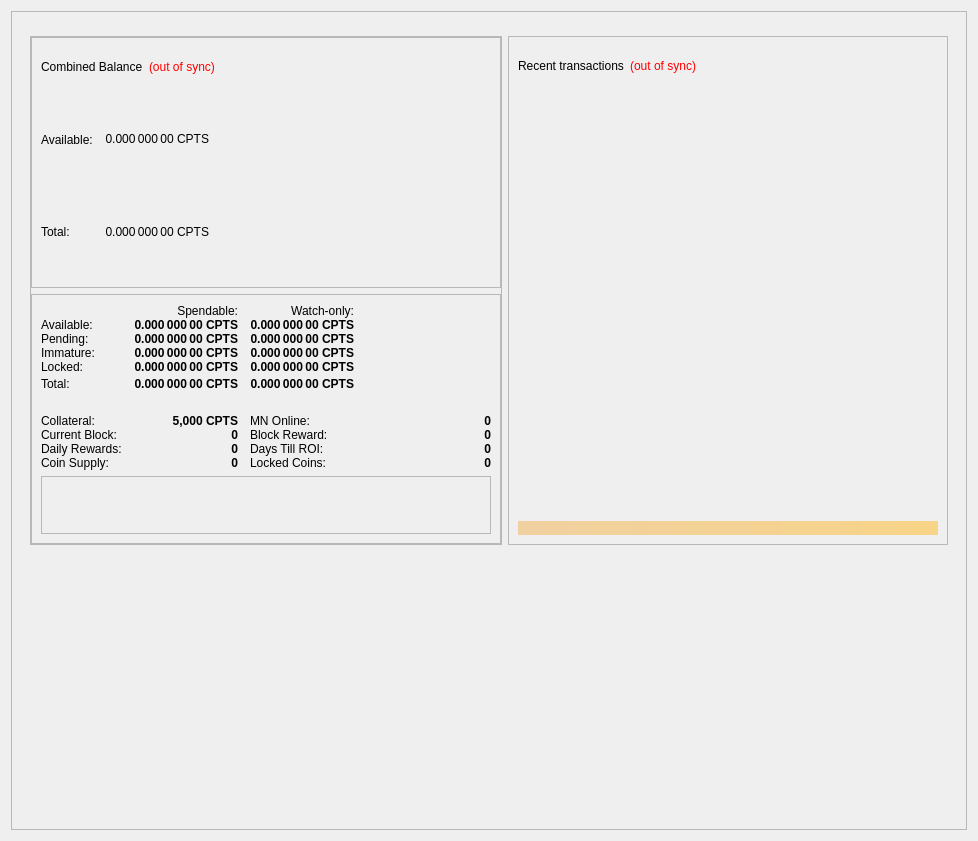
<?xml version="1.0" encoding="UTF-8"?>
<ui version="4.0">
 <class>OverviewPage</class>
 <widget class="QWidget" name="OverviewPage">
  <property name="geometry">
   <rect>
    <x>0</x>
    <y>0</y>
    <width>978</width>
    <height>841</height>
   </rect>
  </property>
  <property name="minimumSize">
   <size>
    <width>960</width>
    <height>682</height>
   </size>
  </property>
  <property name="windowTitle">
   <string>Form</string>
  </property>
  <layout class="QGridLayout" name="gridLayout_4">
   <item row="0" column="0">
    <widget class="QFrame" name="frame_BG">
     <property name="minimumSize">
      <size>
       <width>850</width>
       <height>610</height>
      </size>
     </property>
     <property name="maximumSize">
      <size>
       <width>16777215</width>
       <height>16777215</height>
      </size>
     </property>
     <property name="frameShape">
      <enum>QFrame::StyledPanel</enum>
     </property>
     <property name="frameShadow">
      <enum>QFrame::Raised</enum>
     </property>
     <layout class="QGridLayout" name="gridLayout_8">
      <item row="0" column="0">
       <widget class="QFrame" name="frame_Header">
        <layout class="QVBoxLayout" name="verticalLayout_Header">
         <property name="leftMargin">
          <number>0</number>
         </property>
         <property name="topMargin">
          <number>0</number>
         </property>
         <property name="rightMargin">
          <number>0</number>
         </property>
         <property name="bottomMargin">
          <number>0</number>
         </property>
        </layout>
       </widget>
      </item>
      <item row="1" column="0">
       <widget class="QFrame" name="frame_Content">
        <layout class="QGridLayout" name="gridLayout_2">
         <item row="0" column="0">
          <layout class="QVBoxLayout" name="verticalLayout_left" stretch="0">
           <item>
            <widget class="QFrame" name="frameObfuscation">
             <property name="minimumSize">
              <size>
               <width>0</width>
               <height>0</height>
              </size>
             </property>
             <property name="frameShape">
              <enum>QFrame::StyledPanel</enum>
             </property>
             <property name="frameShadow">
              <enum>QFrame::Raised</enum>
             </property>
             <layout class="QVBoxLayout" name="verticalLayout" stretch="0,0">
              <property name="leftMargin">
               <number>0</number>
              </property>
              <property name="topMargin">
               <number>0</number>
              </property>
              <property name="rightMargin">
               <number>0</number>
              </property>
              <property name="bottomMargin">
               <number>0</number>
              </property>
              <item>
               <widget class="QFrame" name="frame_CombinedBalances">
                <property name="minimumSize">
                 <size>
                  <width>470</width>
                  <height>0</height>
                 </size>
                </property>
                <property name="frameShape">
                 <enum>QFrame::StyledPanel</enum>
                </property>
                <property name="frameShadow">
                 <enum>QFrame::Raised</enum>
                </property>
                <layout class="QVBoxLayout" name="verticalLayout_5">
                 <property name="spacing">
                  <number>6</number>
                 </property>
                 <property name="sizeConstraint">
                  <enum>QLayout::SetNoConstraint</enum>
                 </property>
                 <item>
                  <layout class="QHBoxLayout" name="horizontalLayout_5" stretch="0,0,0">
                   <item>
                    <widget class="QLabel" name="label_5z">
                     <property name="minimumSize">
                      <size>
                       <width>0</width>
                       <height>20</height>
                      </size>
                     </property>
                     <property name="maximumSize">
                      <size>
                       <width>16777215</width>
                       <height>40</height>
                      </size>
                     </property>
                     <property name="font">
                      <font>
                       <weight>50</weight>
                       <bold>false</bold>
                      </font>
                     </property>
                     <property name="toolTip">
                      <string>Combined Balance (including unconfirmed and immature coins)</string>
                     </property>
                     <property name="text">
                      <string>Combined Balance</string>
                     </property>
                    </widget>
                   </item>
                   <item>
                    <widget class="QLabel" name="labelWalletStatus">
                     <property name="maximumSize">
                      <size>
                       <width>16777215</width>
                       <height>40</height>
                      </size>
                     </property>
                     <property name="cursor">
                      <cursorShape>WhatsThisCursor</cursorShape>
                     </property>
                     <property name="toolTip">
                      <string>The displayed information may be out of date. Your wallet automatically synchronizes with the CPTS network after a connection is established, but this process has not completed yet.</string>
                     </property>
                     <property name="styleSheet">
                      <string notr="true">QLabel { color: red; }</string>
                     </property>
                     <property name="text">
                      <string notr="true">(out of sync)</string>
                     </property>
                     <property name="alignment">
                      <set>Qt::AlignLeading|Qt::AlignLeft|Qt::AlignVCenter</set>
                     </property>
                    </widget>
                   </item>
                   <item>
                    <spacer name="horizontalSpacer_1">
                     <property name="orientation">
                      <enum>Qt::Horizontal</enum>
                     </property>
                     <property name="sizeHint" stdset="0">
                      <size>
                       <width>40</width>
                       <height>20</height>
                      </size>
                     </property>
                    </spacer>
                   </item>
                  </layout>
                 </item>
                 <item>
                  <layout class="QGridLayout" name="gridLayout_3">
                   <property name="horizontalSpacing">
                    <number>12</number>
                   </property>
                   <property name="verticalSpacing">
                    <number>0</number>
                   </property>
                   <item row="1" column="0">
                    <widget class="QLabel" name="labelBalanceTextz">
                     <property name="text">
                      <string>Available:</string>
                     </property>
                    </widget>
                   </item>
                   <item row="1" column="1">
                    <widget class="QLabel" name="labelBalancez">
                     <property name="font">
                      <font>
                       <weight>50</weight>
                       <bold>false</bold>
                      </font>
                     </property>
                     <property name="cursor">
                      <cursorShape>IBeamCursor</cursorShape>
                     </property>
                     <property name="toolTip">
                      <string>Your current spendable balance</string>
                     </property>
                     <property name="text">
                      <string notr="true">0.000 000 00 CPTS</string>
                     </property>
                     <property name="alignment">
                      <set>Qt::AlignRight|Qt::AlignTrailing|Qt::AlignVCenter</set>
                     </property>
                     <property name="textInteractionFlags">
                      <set>Qt::LinksAccessibleByMouse|Qt::TextSelectableByKeyboard|Qt::TextSelectableByMouse</set>
                     </property>
                    </widget>
                   </item>
                   <item row="2" column="0">
                    <widget class="QLabel" name="labelTotalTextz">
                     <property name="text">
                      <string>Total:</string>
                     </property>
                    </widget>
                   </item>
                   <item row="2" column="1">
                    <widget class="QLabel" name="labelTotalz">
                     <property name="font">
                      <font>
                       <weight>50</weight>
                       <bold>false</bold>
                      </font>
                     </property>
                     <property name="cursor">
                      <cursorShape>IBeamCursor</cursorShape>
                     </property>
                     <property name="toolTip">
                      <string>Total Balance, including all unavailable coins.</string>
                     </property>
                     <property name="text">
                      <string notr="true">0.000 000 00 CPTS</string>
                     </property>
                     <property name="alignment">
                      <set>Qt::AlignRight|Qt::AlignTrailing|Qt::AlignVCenter</set>
                     </property>
                     <property name="textInteractionFlags">
                      <set>Qt::LinksAccessibleByMouse|Qt::TextSelectableByKeyboard|Qt::TextSelectableByMouse</set>
                     </property>
                    </widget>
                   </item>
                   <item row="2" column="3">
                    <spacer name="horizontalSpacer_2">
                     <property name="orientation">
                      <enum>Qt::Horizontal</enum>
                     </property>
                     <property name="sizeHint" stdset="0">
                      <size>
                       <width>40</width>
                       <height>0</height>
                      </size>
                     </property>
                    </spacer>
                   </item>
                  </layout>
                 </item>
                </layout>
               </widget>
              </item>
              <item>
               <widget class="QFrame" name="frame_Balances">
                <property name="frameShape">
                 <enum>QFrame::StyledPanel</enum>
                </property>
                <property name="frameShadow">
                 <enum>QFrame::Raised</enum>
                </property>
                <layout class="QVBoxLayout" name="verticalLayout_4">
                 <item>
                  <layout class="QGridLayout" name="gridLayout">
                   <property name="horizontalSpacing">
                    <number>12</number>
                   </property>
                   <property name="verticalSpacing">
                    <number>0</number>
                   </property>
                   <item row="5" column="3">
                    <spacer name="horizontalSpacer_9">
                     <property name="orientation">
                      <enum>Qt::Horizontal</enum>
                     </property>
                     <property name="sizeHint" stdset="0">
                      <size>
                       <width>40</width>
                       <height>20</height>
                      </size>
                     </property>
                    </spacer>
                   </item>
                   <item row="5" column="1">
                    <widget class="QLabel" name="labelTotal">
                     <property name="font">
                      <font>
                       <weight>75</weight>
                       <bold>true</bold>
                      </font>
                     </property>
                     <property name="cursor">
                      <cursorShape>IBeamCursor</cursorShape>
                     </property>
                     <property name="toolTip">
                      <string>Your current CPTS balance, unconfirmed and immature transactions included</string>
                     </property>
                     <property name="text">
                      <string notr="true">0.000 000 00 CPTS</string>
                     </property>
                     <property name="alignment">
                      <set>Qt::AlignRight|Qt::AlignTrailing|Qt::AlignVCenter</set>
                     </property>
                     <property name="textInteractionFlags">
                      <set>Qt::LinksAccessibleByMouse|Qt::TextSelectableByKeyboard|Qt::TextSelectableByMouse</set>
                     </property>
                    </widget>
                   </item>
                   <item row="0" column="1">
                    <widget class="QLabel" name="labelSpendable">
                     <property name="text">
                      <string>Spendable:</string>
                     </property>
                     <property name="alignment">
                      <set>Qt::AlignRight|Qt::AlignTrailing|Qt::AlignVCenter</set>
                     </property>
                    </widget>
                   </item>
                   <item row="5" column="2">
                    <widget class="QLabel" name="labelWatchTotal">
                     <property name="font">
                      <font>
                       <weight>75</weight>
                       <bold>true</bold>
                      </font>
                     </property>
                     <property name="cursor">
                      <cursorShape>IBeamCursor</cursorShape>
                     </property>
                     <property name="toolTip">
                      <string>Current total balance in watch-only addresses</string>
                     </property>
                     <property name="text">
                      <string notr="true">0.000 000 00 CPTS</string>
                     </property>
                     <property name="alignment">
                      <set>Qt::AlignRight|Qt::AlignTrailing|Qt::AlignVCenter</set>
                     </property>
                     <property name="textInteractionFlags">
                      <set>Qt::LinksAccessibleByMouse|Qt::TextSelectableByKeyboard|Qt::TextSelectableByMouse</set>
                     </property>
                    </widget>
                   </item>
                   <item row="3" column="0">
                    <widget class="QLabel" name="labelImmatureText">
                     <property name="text">
                      <string>Immature:</string>
                     </property>
                    </widget>
                   </item>
                   <item row="1" column="0">
                    <widget class="QLabel" name="labelBalanceText">
                     <property name="text">
                      <string>Available:</string>
                     </property>
                    </widget>
                   </item>
                   <item row="5" column="0">
                    <widget class="QLabel" name="labelTotalText">
                     <property name="toolTip">
                      <string>Your current CPTS balance, unconfirmed and immature transactions included</string>
                     </property>
                     <property name="text">
                      <string>Total:</string>
                     </property>
                    </widget>
                   </item>
                   <item row="4" column="0">
                    <widget class="QLabel" name="labelLockedBalanceText">
                     <property name="toolTip">
                      <string>Locked CPTS or Masternode collaterals. These are excluded from zCPTS minting.</string>
                     </property>
                     <property name="text">
                      <string>Locked:</string>
                     </property>
                    </widget>
                   </item>
                   <item row="1" column="2">
                    <widget class="QLabel" name="labelWatchAvailable">
                     <property name="font">
                      <font>
                       <weight>75</weight>
                       <bold>true</bold>
                      </font>
                     </property>
                     <property name="cursor">
                      <cursorShape>IBeamCursor</cursorShape>
                     </property>
                     <property name="toolTip">
                      <string>Your current balance in watch-only addresses</string>
                     </property>
                     <property name="text">
                      <string notr="true">0.000 000 00 CPTS</string>
                     </property>
                     <property name="alignment">
                      <set>Qt::AlignRight|Qt::AlignTrailing|Qt::AlignVCenter</set>
                     </property>
                     <property name="textInteractionFlags">
                      <set>Qt::LinksAccessibleByMouse|Qt::TextSelectableByKeyboard|Qt::TextSelectableByMouse</set>
                     </property>
                    </widget>
                   </item>
                   <item row="3" column="2">
                    <widget class="QLabel" name="labelWatchImmature">
                     <property name="font">
                      <font>
                       <weight>75</weight>
                       <bold>true</bold>
                      </font>
                     </property>
                     <property name="cursor">
                      <cursorShape>IBeamCursor</cursorShape>
                     </property>
                     <property name="toolTip">
                      <string>Staked or masternode rewards in watch-only addresses that has not yet matured</string>
                     </property>
                     <property name="text">
                      <string notr="true">0.000 000 00 CPTS</string>
                     </property>
                     <property name="alignment">
                      <set>Qt::AlignRight|Qt::AlignTrailing|Qt::AlignVCenter</set>
                     </property>
                     <property name="textInteractionFlags">
                      <set>Qt::LinksAccessibleByMouse|Qt::TextSelectableByKeyboard|Qt::TextSelectableByMouse</set>
                     </property>
                    </widget>
                   </item>
                   <item row="4" column="1">
                    <widget class="QLabel" name="labelLockedBalance">
                     <property name="font">
                      <font>
                       <weight>75</weight>
                       <bold>true</bold>
                      </font>
                     </property>
                     <property name="cursor">
                      <cursorShape>IBeamCursor</cursorShape>
                     </property>
                     <property name="toolTip">
                      <string>Locked CPTS or Masternode collaterals. These are excluded from zCPTS minting.</string>
                     </property>
                     <property name="text">
                      <string notr="true">0.000 000 00 CPTS</string>
                     </property>
                     <property name="alignment">
                      <set>Qt::AlignRight|Qt::AlignTrailing|Qt::AlignVCenter</set>
                     </property>
                     <property name="textInteractionFlags">
                      <set>Qt::LinksAccessibleByMouse|Qt::TextSelectableByKeyboard|Qt::TextSelectableByMouse</set>
                     </property>
                    </widget>
                   </item>
                   <item row="4" column="2">
                    <widget class="QLabel" name="labelWatchLocked">
                     <property name="font">
                      <font>
                       <weight>75</weight>
                       <bold>true</bold>
                      </font>
                     </property>
                     <property name="cursor">
                      <cursorShape>IBeamCursor</cursorShape>
                     </property>
                     <property name="toolTip">
                      <string>Current locked balance in watch-only addresses</string>
                     </property>
                     <property name="text">
                      <string notr="true">0.000 000 00 CPTS</string>
                     </property>
                     <property name="alignment">
                      <set>Qt::AlignRight|Qt::AlignTrailing|Qt::AlignVCenter</set>
                     </property>
                     <property name="textInteractionFlags">
                      <set>Qt::LinksAccessibleByMouse|Qt::TextSelectableByKeyboard|Qt::TextSelectableByMouse</set>
                     </property>
                    </widget>
                   </item>
                   <item row="2" column="0">
                    <widget class="QLabel" name="labelPendingText">
                     <property name="text">
                      <string>Pending:</string>
                     </property>
                    </widget>
                   </item>
                   <item row="1" column="1">
                    <widget class="QLabel" name="labelBalance">
                     <property name="font">
                      <font>
                       <weight>75</weight>
                       <bold>true</bold>
                      </font>
                     </property>
                     <property name="cursor">
                      <cursorShape>IBeamCursor</cursorShape>
                     </property>
                     <property name="toolTip">
                      <string>Your current spendable balance</string>
                     </property>
                     <property name="text">
                      <string notr="true">0.000 000 00 CPTS</string>
                     </property>
                     <property name="alignment">
                      <set>Qt::AlignRight|Qt::AlignTrailing|Qt::AlignVCenter</set>
                     </property>
                     <property name="textInteractionFlags">
                      <set>Qt::LinksAccessibleByMouse|Qt::TextSelectableByKeyboard|Qt::TextSelectableByMouse</set>
                     </property>
                    </widget>
                   </item>
                   <item row="2" column="1">
                    <widget class="QLabel" name="labelUnconfirmed">
                     <property name="font">
                      <font>
                       <weight>75</weight>
                       <bold>true</bold>
                      </font>
                     </property>
                     <property name="cursor">
                      <cursorShape>IBeamCursor</cursorShape>
                     </property>
                     <property name="toolTip">
                      <string>Total of transactions that have yet to be confirmed, and do not yet count toward the spendable balance</string>
                     </property>
                     <property name="text">
                      <string notr="true">0.000 000 00 CPTS</string>
                     </property>
                     <property name="alignment">
                      <set>Qt::AlignRight|Qt::AlignTrailing|Qt::AlignVCenter</set>
                     </property>
                     <property name="textInteractionFlags">
                      <set>Qt::LinksAccessibleByMouse|Qt::TextSelectableByKeyboard|Qt::TextSelectableByMouse</set>
                     </property>
                    </widget>
                   </item>
                   <item row="2" column="2">
                    <widget class="QLabel" name="labelWatchPending">
                     <property name="font">
                      <font>
                       <weight>75</weight>
                       <bold>true</bold>
                      </font>
                     </property>
                     <property name="cursor">
                      <cursorShape>IBeamCursor</cursorShape>
                     </property>
                     <property name="toolTip">
                      <string>Unconfirmed transactions to watch-only addresses</string>
                     </property>
                     <property name="text">
                      <string notr="true">0.000 000 00 CPTS</string>
                     </property>
                     <property name="alignment">
                      <set>Qt::AlignRight|Qt::AlignTrailing|Qt::AlignVCenter</set>
                     </property>
                     <property name="textInteractionFlags">
                      <set>Qt::LinksAccessibleByMouse|Qt::TextSelectableByKeyboard|Qt::TextSelectableByMouse</set>
                     </property>
                    </widget>
                   </item>
                   <item row="0" column="2">
                    <widget class="QLabel" name="labelWatchonly">
                     <property name="text">
                      <string>Watch-only:</string>
                     </property>
                     <property name="alignment">
                      <set>Qt::AlignRight|Qt::AlignTrailing|Qt::AlignVCenter</set>
                     </property>
                    </widget>
                   </item>
                   <item row="10" column="3">
                    <widget class="QLabel" name="roi_2">
                     <property name="font">
                      <font>
                       <weight>75</weight>
                       <bold>true</bold>
                      </font>
                     </property>
                     <property name="cursor">
                      <cursorShape>IBeamCursor</cursorShape>
                     </property>
                     <property name="toolTip">
                      <string>Days to get Return on Investment</string>
                     </property>
                     <property name="text">
                      <string notr="true">0</string>
                     </property>
                     <property name="alignment">
                      <set>Qt::AlignRight|Qt::AlignTrailing|Qt::AlignVCenter</set>
                     </property>
                     <property name="textInteractionFlags">
                      <set>Qt::LinksAccessibleByMouse|Qt::TextSelectableByKeyboard|Qt::TextSelectableByMouse</set>
                     </property>
                    </widget>
                   </item>
                   <item row="10" column="1">
                    <widget class="QLabel" name="roi_1">
                     <property name="font">
                      <font>
                       <weight>75</weight>
                       <bold>true</bold>
                      </font>
                     </property>
                     <property name="cursor">
                      <cursorShape>IBeamCursor</cursorShape>
                     </property>
                     <property name="toolTip">
                      <string>Daily Rewards for current Collateral</string>
                     </property>
                     <property name="text">
                      <string notr="true">0</string>
                     </property>
                     <property name="alignment">
                      <set>Qt::AlignRight|Qt::AlignTrailing|Qt::AlignVCenter</set>
                     </property>
                     <property name="textInteractionFlags">
                      <set>Qt::LinksAccessibleByMouse|Qt::TextSelectableByKeyboard|Qt::TextSelectableByMouse</set>
                     </property>
                    </widget>
                   </item>
                   <item row="3" column="1">
                    <widget class="QLabel" name="labelImmature">
                     <property name="font">
                      <font>
                       <weight>75</weight>
                       <bold>true</bold>
                      </font>
                     </property>
                     <property name="cursor">
                      <cursorShape>IBeamCursor</cursorShape>
                     </property>
                     <property name="toolTip">
                      <string>Staked or masternode rewards that has not yet matured</string>
                     </property>
                     <property name="text">
                      <string notr="true">0.000 000 00 CPTS</string>
                     </property>
                     <property name="alignment">
                      <set>Qt::AlignRight|Qt::AlignTrailing|Qt::AlignVCenter</set>
                     </property>
                     <property name="textInteractionFlags">
                      <set>Qt::LinksAccessibleByMouse|Qt::TextSelectableByKeyboard|Qt::TextSelectableByMouse</set>
                     </property>
                    </widget>
                   </item>
                   <item row="10" column="0">
                    <widget class="QLabel" name="label_Daily_Rewards">
                     <property name="text">
                      <string>Daily Rewards:</string>
                     </property>
                    </widget>
                   </item>
                   <item row="7" column="2">
                    <widget class="QLabel" name="label_MN_Online">
                     <property name="text">
                      <string>MN Online:</string>
                     </property>
                    </widget>
                   </item>
                   <item row="7" column="0">
                    <widget class="QLabel" name="label_Needed_Collat">
                     <property name="text">
                      <string>Collateral:</string>
                     </property>
                    </widget>
                   </item>
                   <item row="10" column="2">
                    <widget class="QLabel" name="label_Days_ROI">
                     <property name="text">
                      <string>Days Till ROI:</string>
                     </property>
                    </widget>
                   </item>
                   <item row="7" column="1">
                    <widget class="QLabel" name="label_lcolat">
                     <property name="font">
                      <font>
                       <weight>75</weight>
                       <bold>true</bold>
                      </font>
                     </property>
                     <property name="cursor">
                      <cursorShape>IBeamCursor</cursorShape>
                     </property>
                     <property name="toolTip">
                      <string>Current collateral</string>
                     </property>
                     <property name="text">
                      <string notr="true">5,000 CPTS</string>
                     </property>
                     <property name="alignment">
                      <set>Qt::AlignRight|Qt::AlignTrailing|Qt::AlignVCenter</set>
                     </property>
                     <property name="textInteractionFlags">
                      <set>Qt::LinksAccessibleByMouse|Qt::TextSelectableByKeyboard|Qt::TextSelectableByMouse</set>
                     </property>
                    </widget>
                   </item>
                   <item row="9" column="1">
                    <widget class="QLabel" name="label_CurrentBlock_value">
                     <property name="font">
                      <font>
                       <weight>75</weight>
                       <bold>true</bold>
                      </font>
                     </property>
                     <property name="cursor">
                      <cursorShape>IBeamCursor</cursorShape>
                     </property>
                     <property name="toolTip">
                      <string>Current Block Height</string>
                     </property>
                     <property name="text">
                      <string notr="true">0</string>
                     </property>
                     <property name="alignment">
                      <set>Qt::AlignRight|Qt::AlignTrailing|Qt::AlignVCenter</set>
                     </property>
                     <property name="textInteractionFlags">
                      <set>Qt::LinksAccessibleByMouse|Qt::TextSelectableByKeyboard|Qt::TextSelectableByMouse</set>
                     </property>
                    </widget>
                   </item>
                   <item row="9" column="0">
                    <widget class="QLabel" name="label_CurrentBlock">
                     <property name="text">
                      <string>Current Block:</string>
                     </property>
                    </widget>
                   </item>
                   <item row="7" column="3">
                    <widget class="QLabel" name="labelMnTotal_Value">
                     <property name="font">
                      <font>
                       <weight>75</weight>
                       <bold>true</bold>
                      </font>
                     </property>
                     <property name="cursor">
                      <cursorShape>IBeamCursor</cursorShape>
                     </property>
                     <property name="toolTip">
                      <string>Total number of Masternodes Online</string>
                     </property>
                     <property name="text">
                      <string notr="true">0</string>
                     </property>
                     <property name="alignment">
                      <set>Qt::AlignRight|Qt::AlignTrailing|Qt::AlignVCenter</set>
                     </property>
                     <property name="textInteractionFlags">
                      <set>Qt::LinksAccessibleByMouse|Qt::TextSelectableByKeyboard|Qt::TextSelectableByMouse</set>
                     </property>
                    </widget>
                   </item>
                   <item row="9" column="2">
                    <widget class="QLabel" name="label_CurrentBlockReward">
                     <property name="text">
                      <string>Block Reward:</string>
                     </property>
                    </widget>
                   </item>
                   <item row="13" column="1">
                    <widget class="QLabel" name="label_Supply_value">
                     <property name="font">
                      <font>
                       <weight>75</weight>
                       <bold>true</bold>
                      </font>
                     </property>
                     <property name="cursor">
                      <cursorShape>IBeamCursor</cursorShape>
                     </property>
                     <property name="toolTip">
                      <string>Current Coin Supply</string>
                     </property>
                     <property name="text">
                      <string notr="true">0</string>
                     </property>
                     <property name="alignment">
                      <set>Qt::AlignRight|Qt::AlignTrailing|Qt::AlignVCenter</set>
                     </property>
                     <property name="textInteractionFlags">
                      <set>Qt::LinksAccessibleByMouse|Qt::TextSelectableByKeyboard|Qt::TextSelectableByMouse</set>
                     </property>
                    </widget>
                   </item>
                   <item row="9" column="3">
                    <widget class="QLabel" name="label_CurrentBlockReward_value">
                     <property name="font">
                      <font>
                       <weight>75</weight>
                       <bold>true</bold>
                      </font>
                     </property>
                     <property name="cursor">
                      <cursorShape>IBeamCursor</cursorShape>
                     </property>
                     <property name="toolTip">
                      <string>Current Block Reward</string>
                     </property>
                     <property name="text">
                      <string notr="true">0</string>
                     </property>
                     <property name="alignment">
                      <set>Qt::AlignRight|Qt::AlignTrailing|Qt::AlignVCenter</set>
                     </property>
                     <property name="textInteractionFlags">
                      <set>Qt::LinksAccessibleByMouse|Qt::TextSelectableByKeyboard|Qt::TextSelectableByMouse</set>
                     </property>
                    </widget>
                   </item>
                   <item row="13" column="2">
                    <widget class="QLabel" name="label_LockedCoin">
                     <property name="text">
                      <string>Locked Coins:</string>
                     </property>
                    </widget>
                   </item>
                   <item row="13" column="3">
                    <widget class="QLabel" name="label_LockedCoin_value">
                     <property name="font">
                      <font>
                       <weight>75</weight>
                       <bold>true</bold>
                      </font>
                     </property>
                     <property name="cursor">
                      <cursorShape>IBeamCursor</cursorShape>
                     </property>
                     <property name="toolTip">
                      <string>Total Amount of coins locked</string>
                     </property>
                     <property name="text">
                      <string notr="true">0</string>
                     </property>
                     <property name="alignment">
                      <set>Qt::AlignRight|Qt::AlignTrailing|Qt::AlignVCenter</set>
                     </property>
                     <property name="textInteractionFlags">
                      <set>Qt::LinksAccessibleByMouse|Qt::TextSelectableByKeyboard|Qt::TextSelectableByMouse</set>
                     </property>
                    </widget>
                   </item>
                   <item row="13" column="0">
                    <widget class="QLabel" name="label_Supply">
                     <property name="text">
                      <string>Coin Supply:</string>
                     </property>
                    </widget>
                   </item>
                   <item row="6" column="0" colspan="4">
                    <spacer name="horizontalSpacer_3">
                     <property name="orientation">
                      <enum>Qt::Horizontal</enum>
                     </property>
                     <property name="sizeHint" stdset="0">
                      <size>
                       <width>40</width>
                       <height>20</height>
                      </size>
                     </property>
                    </spacer>
                   </item>
                  </layout>
                 </item>
                 <item>
                  <widget class="QFrame" name="frameObfuscation_2">
                   <property name="minimumSize">
                    <size>
                     <width>0</width>
                     <height>0</height>
                    </size>
                   </property>
                   <property name="frameShape">
                    <enum>QFrame::StyledPanel</enum>
                   </property>
                   <property name="frameShadow">
                    <enum>QFrame::Raised</enum>
                   </property>
                  </widget>
                 </item>
                </layout>
               </widget>
              </item>
             </layout>
            </widget>
           </item>
          </layout>
         </item>
         <item row="0" column="1">
          <layout class="QVBoxLayout" name="verticalLayout_right" stretch="1">
           <item>
            <widget class="QFrame" name="frame_RecentTransactions">
             <property name="minimumSize">
              <size>
               <width>0</width>
               <height>0</height>
              </size>
             </property>
             <property name="maximumSize">
              <size>
               <width>550</width>
               <height>16777215</height>
              </size>
             </property>
             <property name="frameShape">
              <enum>QFrame::StyledPanel</enum>
             </property>
             <property name="frameShadow">
              <enum>QFrame::Raised</enum>
             </property>
             <layout class="QVBoxLayout" name="verticalLayout_1" stretch="0,0,0">
              <item>
               <layout class="QHBoxLayout" name="horizontalLayout_2">
                <item>
                 <widget class="QLabel" name="label_4">
                  <property name="minimumSize">
                   <size>
                    <width>0</width>
                    <height>40</height>
                   </size>
                  </property>
                  <property name="font">
                   <font>
                    <weight>50</weight>
                    <bold>false</bold>
                   </font>
                  </property>
                  <property name="text">
                   <string>Recent transactions</string>
                  </property>
                 </widget>
                </item>
                <item>
                 <widget class="QLabel" name="labelTransactionsStatus">
                  <property name="cursor">
                   <cursorShape>WhatsThisCursor</cursorShape>
                  </property>
                  <property name="toolTip">
                   <string>The displayed information may be out of date. Your wallet automatically synchronizes with the CPTS network after a connection is established, but this process has not completed yet.</string>
                  </property>
                  <property name="styleSheet">
                   <string notr="true">QLabel { color: red; }</string>
                  </property>
                  <property name="text">
                   <string notr="true">(out of sync)</string>
                  </property>
                  <property name="alignment">
                   <set>Qt::AlignRight|Qt::AlignTrailing|Qt::AlignVCenter</set>
                  </property>
                 </widget>
                </item>
                <item>
                 <spacer name="horizontalSpacer">
                  <property name="orientation">
                   <enum>Qt::Horizontal</enum>
                  </property>
                  <property name="sizeHint" stdset="0">
                   <size>
                    <width>40</width>
                    <height>20</height>
                   </size>
                  </property>
                 </spacer>
                </item>
               </layout>
              </item>
              <item>
               <widget class="QListView" name="listTransactions">
                <property name="minimumSize">
                 <size>
                  <width>0</width>
                  <height>0</height>
                 </size>
                </property>
                <property name="styleSheet">
                 <string notr="true">QListView { background: transparent; }</string>
                </property>
                <property name="frameShape">
                 <enum>QFrame::NoFrame</enum>
                </property>
                <property name="verticalScrollBarPolicy">
                 <enum>Qt::ScrollBarAlwaysOff</enum>
                </property>
                <property name="horizontalScrollBarPolicy">
                 <enum>Qt::ScrollBarAlwaysOff</enum>
                </property>
                <property name="selectionMode">
                 <enum>QAbstractItemView::NoSelection</enum>
                </property>
               </widget>
              </item>
              <item>
               <widget class="QLabel" name="labelAlerts">
                <property name="maximumSize">
                 <size>
                  <width>16777215</width>
                  <height>16777215</height>
                 </size>
                </property>
                <property name="styleSheet">
                 <string notr="true">background-color: qlineargradient(x1: 0, y1: 0, x2: 1, y2: 0, stop:0 #F0D0A0, stop:1 #F8D488); color:#000000;</string>
                </property>
                <property name="text">
                 <string/>
                </property>
                <property name="wordWrap">
                 <bool>true</bool>
                </property>
                <property name="margin">
                 <number>3</number>
                </property>
               </widget>
              </item>
             </layout>
            </widget>
           </item>
          </layout>
         </item>
        </layout>
       </widget>
      </item>
      <item row="2" column="0">
       <widget class="QLabel" name="exchangeFrame">
        <property name="minimumSize">
         <size>
          <width>0</width>
          <height>260</height>
         </size>
        </property>
        <property name="maximumSize">
         <size>
          <width>16777215</width>
          <height>260</height>
         </size>
        </property>
        <property name="text">
         <string/>
        </property>
        <property name="alignment">
         <set>Qt::AlignRight|Qt::AlignTrailing|Qt::AlignVCenter</set>
        </property>
       </widget>
      </item>
     </layout>
    </widget>
   </item>
  </layout>
 </widget>
 <resources/>
 <connections/>
</ui>
